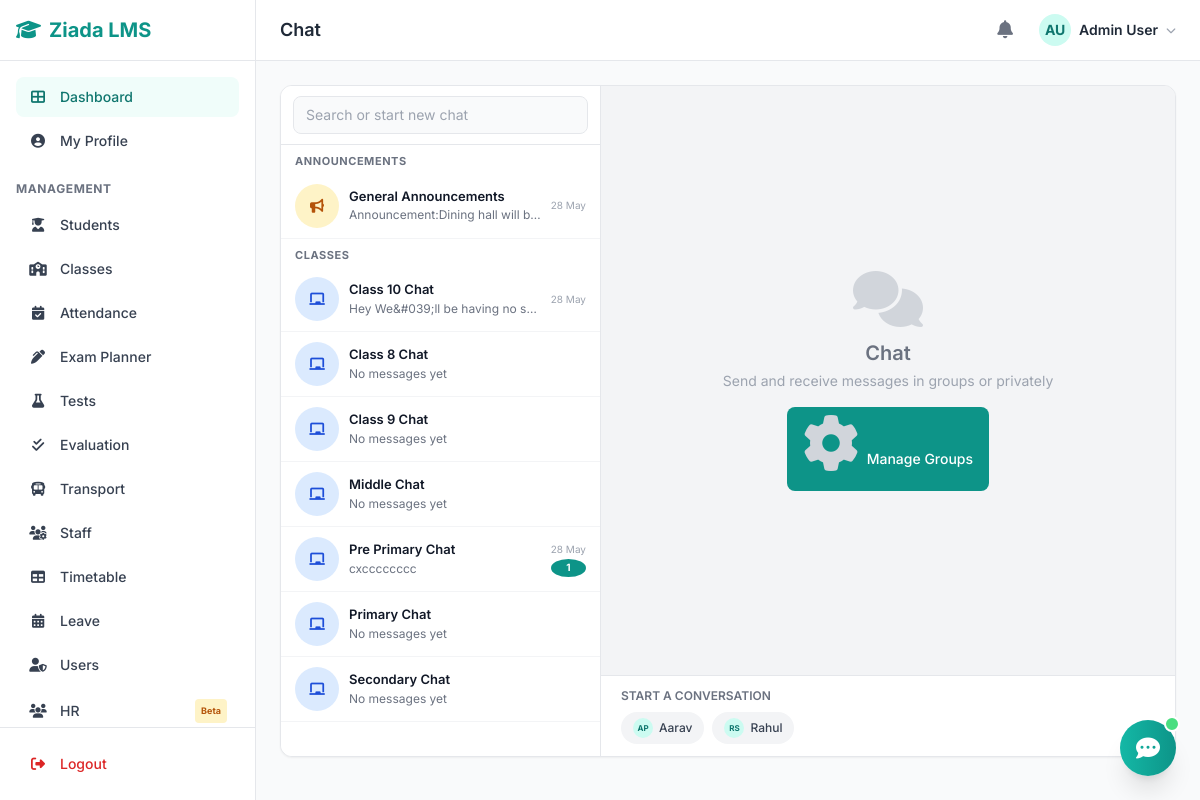
Screenshot of /modules/chat/index.php (signed in) with the database file from the repository.
### tables this page shows
CREATE TABLE `users` (
  `id` int(11) NOT NULL,
  `username` varchar(50) NOT NULL,
  `email` varchar(100) NOT NULL,
  `password` varchar(255) NOT NULL,
  `full_name` varchar(100) NOT NULL,
  `phone` varchar(20) DEFAULT NULL,
  `role` enum('admin','teacher','student') NOT NULL DEFAULT 'student',
  `avatar` varchar(255) DEFAULT NULL,
  `is_active` tinyint(1) DEFAULT 1,
  `created_at` timestamp NOT NULL DEFAULT current_timestamp(),
  `updated_at` timestamp NOT NULL DEFAULT current_timestamp() ON UPDATE current_timestamp()
);

CREATE TABLE `chat_groups` (
  `id` int(11) NOT NULL,
  `name` varchar(200) NOT NULL,
  `type` enum('general','class','club') NOT NULL DEFAULT 'general',
  `class_id` int(11) DEFAULT NULL,
  `description` text DEFAULT NULL,
  `avatar` varchar(255) DEFAULT NULL,
  `created_by` int(11) NOT NULL,
  `is_reply_allowed` tinyint(1) DEFAULT 1,
  `is_active` tinyint(1) DEFAULT 1,
  `created_at` datetime DEFAULT current_timestamp()
);

### config/database.php (called while the page is built, shortened)
<?php
function db_connect() {
    $conn = new mysqli(DB_HOST, DB_USER, DB_PASS, DB_NAME);
    $conn->set_charset("utf8mb4");
    return $conn;
}
function db_query($sql, $params = []) {
    $conn = db_connect();
    if (!empty($params)) {
        $stmt = $conn->prepare($sql);
        if ($stmt) {
            $types = '';
            foreach ($params as $p) {
                if (is_int($p)) $types .= 'i';
                elseif (is_double($p)) $types .= 'd';
                else $types .= 's';
            }
            $stmt->bind_param($types, ...$params);
            $stmt->execute();
            $result = $stmt->get_result();
            return $result;
        }
    }
    $result = $conn->query($sql);
    return $result;
}
function db_get_row($sql, $params = []) {
    $result = db_query($sql, $params);
    return $result ? $result->fetch_assoc() : null;
}
function db_get_all($sql, $params = []) {
    $result = db_query($sql, $params);
    return $result ? $result->fetch_all(MYSQLI_ASSOC) : [];
}

### includes/session.php (called while the page is built, shortened)
<?php
require_once __DIR__ . '/../config/database.php';
function get_user_id() {
    return $_SESSION['user_id'] ?? null;
}
function has_role(...$roles) {
    foreach ($roles as $role) {
        if (isset($_SESSION['user_role']) && $_SESSION['user_role'] === $role) return true;
    }
    return false;
}

### modules/chat/index.php (the view, shortened to what this page needs)
<?php
require_once __DIR__ . '/../../includes/session.php';
require_once __DIR__ . '/../../includes/functions.php';
$user_id = get_user_id();
$user_role = get_user_role();
$allowed_teacher_ids = [];
$tab = $_GET['tab'] ?? 'chat';
$already_member = db_get_row("SELECT id FROM chat_group_members WHERE user_id=? LIMIT 1", [$user_id]);
if (!$already_member || has_role('admin')) {
    if (has_role('admin')) {
        $all_groups_for_admin = db_get_all("SELECT id FROM chat_groups WHERE is_active=1");
    }
}
$my_groups = [];
if (has_role('admin', 'teacher')) {
    $my_groups = db_get_all("SELECT cg.*,
        (SELECT cm.message FROM chat_messages cm WHERE cm.group_id=cg.id ORDER BY cm.created_at DESC LIMIT 1) as last_msg,
        (SELECT cm.created_at FROM chat_messages cm WHERE cm.group_id=cg.id ORDER BY cm.created_at DESC LIMIT 1) as last_time,
        (SELECT COUNT(*) FROM chat_messages cm WHERE cm.group_id=cg.id AND cm.sender_id!=? AND cm.is_read=0) as unread
        FROM chat_groups cg WHERE cg.is_active=1 ORDER BY cg.type, cg.name", [$user_id]);
}
if (has_role('student')) {
    if (!empty($allowed_teacher_ids)) {
        $ph = implode(',', array_fill(0, count($allowed_teacher_ids), '?'));
        $all_users = db_get_all("SELECT id, full_name, role FROM users WHERE id IN ($ph) AND is_active=1 ORDER BY full_name", $allowed_teacher_ids);
    } else {
        $all_users = [];
    }
} else {
    $all_users = db_get_all("SELECT id, full_name, role FROM users WHERE id!=? AND is_active=1 ORDER BY full_name", [$user_id]);
}
$active_group = (int)($_GET['group'] ?? 0);
$active_dm = (int)($_GET['dm'] ?? 0);
$messages = [];
$header_map = ['student' => 'student-header.php', 'parent' => 'parent-header.php'];
include __DIR__ . '/../../includes/' . ($header_map[$user_role] ?? 'header.php');
?>
<link rel="stylesheet" href="<?= BASE_URL ?>/assets/css/chat.css">
<?php if ($tab === 'groups'): ?>
    <?php include __DIR__ . '/_groups.php'; ?>
<?php else: ?>
<div class="chat-layout max-w-7xl mx-auto rounded-xl border border-gray-200 overflow-hidden bg-white shadow-sm">
    <div class="chat-sidebar">
        <div class="chat-sidebar-search">
            <input type="text" id="chat-search" placeholder="Search or start new chat" class="w-full border border-gray-200 rounded-lg px-3 py-2 text-sm bg-gray-50 focus:bg-white focus:ring-2 focus:ring-teal-500 outline-none">
        </div>
        <div class="chat-sidebar-list" id="conversation-list">
            <?php $general_groups = array_filter($my_groups, fn($g) => $g['type'] === 'general'); ?>
            <?php if (!empty($general_groups)): ?>
            <div class="chat-section-header">Announcements</div>
            <?php foreach ($general_groups as $g): ?>
                <a href="?group=<?= $g['id'] ?>" class="chat-convo-item <?= $active_group == $g['id'] ? 'active' : '' ?>" data-name="<?= sanitize(strtolower($g['name'])) ?>">
                    <div class="chat-convo-avatar bg-amber-100 text-amber-700"><i class="fas fa-bullhorn"></i></div>
                    <div class="chat-convo-info">
                        <div class="chat-convo-name"><?= sanitize($g['name']) ?></div>
                        <div class="chat-convo-preview"><?= sanitize($g['last_msg'] ?? 'No messages yet') ?></div>
                    </div>
                    <div class="chat-convo-meta">
                        <div class="chat-convo-time"><?= $g['last_time'] ? time_ago($g['last_time']) : '' ?></div>
                    </div>
                </a>
            <?php endforeach; ?>
            <?php endif; ?>
            <?php $class_groups = array_filter($my_groups, fn($g) => $g['type'] === 'class'); ?>
            <?php if (!empty($class_groups)): ?>
            <div class="chat-section-header">Classes</div>
            <?php foreach ($class_groups as $g): ?>
                <a href="?group=<?= $g['id'] ?>" class="chat-convo-item <?= $active_group == $g['id'] ? 'active' : '' ?>" data-name="<?= sanitize(strtolower($g['name'])) ?>">
                    <div class="chat-convo-avatar bg-blue-100 text-blue-700"><i class="fas fa-chalkboard"></i></div>
                    <div class="chat-convo-info">
                        <div class="chat-convo-name"><?= sanitize($g['name']) ?></div>
                        <div class="chat-convo-preview"><?= sanitize($g['last_msg'] ?? 'No messages yet') ?></div>
                    </div>
                    <div class="chat-convo-meta">
                        <div class="chat-convo-time"><?= $g['last_time'] ? time_ago($g['last_time']) : '' ?></div>
                        <?php if (($g['unread'] ?? 0) > 0): ?>
                        <div class="chat-convo-badge"><?= min($g['unread'], 99) ?></div>
                        <?php endif; ?>
                    </div>
                </a>
            <?php endforeach; ?>
            <?php endif; ?>
        </div>
    </div>
    <div class="chat-main">
        <?php if ($active_group): ?>
            <?php
            $can_reply = $active_group_data['is_reply_allowed'] || has_role('admin', 'teacher');
            $header_icon = $active_group_data['type'] == 'general' ? 'bg-amber-100 text-amber-700 fa-bullhorn' : ($active_group_data['type'] == 'class' ? 'bg-blue-100 text-blue-700 fa-chalkboard' : 'bg-purple-100 text-purple-700 fa-futbol');
            $member_count = db_get_row("SELECT COUNT(*) as c FROM chat_group_members WHERE group_id=?", [$active_group])['c'];
            ?>
            <div class="chat-header">
                <div class="chat-header-avatar <?= explode(' ', $header_icon)[0] . ' ' . explode(' ', $header_icon)[1] ?>"><i class="fas <?= explode(' ', $header_icon)[2] ?>"></i></div>
                <div class="chat-header-info">
                    <div class="chat-header-name"><?= sanitize($active_group_data['name']) ?></div>
                    <div class="chat-header-meta"><?= $member_count ?> members</div>
                </div>
            </div>
            <div class="chat-messages" id="chat-messages">
                <?php if (empty($messages)): ?>
                <div class="chat-empty">
                    <i class="fas fa-comment-dots"></i>
                    <p class="text-sm mt-2">No messages yet</p>
                </div>
                <?php else: ?>
                <?php
                $last_date = '';
                foreach ($messages as $msg):
                    $msg_date = date('Y-m-d', strtotime($msg['created_at']));
                    $is_mine = $msg['sender_id'] == $user_id;
                ?>
                    <?php if ($msg_date != $last_date): $last_date = $msg_date; ?>
                    <div class="chat-date-divider"><span><?= date('d M Y', strtotime($msg['created_at'])) ?></span></div>
                    <?php endif; ?>
                    <div class="chat-msg <?= $is_mine ? 'sent' : 'received' ?>">
                        <?php if (!$is_mine): ?><div class="text-[10px] font-semibold mb-0.5 opacity-70"><?= sanitize($msg['sender_name']) ?></div><?php endif; ?>
                        <div><?= sanitize($msg['message']) ?></div>
                        <div class="msg-time">
                            <?= date('h:i A', strtotime($msg['created_at'])) ?>
                            <?php if ($is_mine): ?><span class="msg-read"><i class="fas fa-check<?= $msg['is_read'] ? '-double' : '' ?>"></i></span><?php endif; ?>
                        </div>
                    </div>
                <?php endforeach; ?>
                <?php endif; ?>
            </div>
            <div class="chat-reply">
                <?php if ($can_reply): ?>
                <form method="POST">
                    <input type="hidden" name="action" value="send_group">
                    <input type="hidden" name="group_id" value="<?= $active_group ?>">
                    <input type="text" name="message" required placeholder="Type a message..." autocomplete="off">
                    <button type="submit"><i class="fas fa-paper-plane"></i></button>
                </form>
                <?php else: ?>
                <div class="chat-reply-disabled"><i class="fas fa-lock mr-1"></i> Announcements — replies are disabled</div>
                <?php endif; ?>
            </div>
        <?php else: ?>
            <div class="chat-empty">
                <i class="fas fa-comments text-6xl text-gray-300 mb-4"></i>
                <h3 class="text-xl font-semibold text-gray-500 mb-1">Chat</h3>
                <p class="text-sm text-gray-400 mb-4">Send and receive messages in groups or privately</p>
                <div class="flex gap-2">
                    <?php if (has_role('admin')): ?>
                    <a href="?tab=groups" class="bg-teal-600 text-white px-4 py-2 rounded-lg text-sm font-medium hover:bg-teal-700 transition"><i class="fas fa-cog mr-1"></i> Manage Groups</a>
                    <?php endif; ?>
                </div>
            </div>
            <div class="border-t border-gray-200 px-5 py-3 bg-white">
                <p class="text-xs font-semibold text-gray-500 uppercase mb-2">Start a conversation</p>
                <div class="flex flex-wrap gap-2">
                    <?php foreach ($all_users as $u): ?>
                    <a href="?dm=<?= $u['id'] ?>" class="inline-flex items-center gap-1.5 px-3 py-1.5 bg-gray-100 hover:bg-teal-50 rounded-full text-xs font-medium text-gray-700 hover:text-teal-700 transition">
                        <span class="w-5 h-5 rounded-full bg-teal-100 flex items-center justify-center text-[8px] font-bold text-teal-700"><?= get_avatar($u['full_name']) ?></span>
                        <?= sanitize(explode(' ', $u['full_name'])[0]) ?>
                    </a>
                    <?php endforeach; ?>
                </div>
            </div>
        <?php endif; ?>
    </div>
</div>
<?php endif; ?>
<?php
$footer_map = ['student' => 'student-footer.php', 'parent' => 'parent-footer.php'];
include __DIR__ . '/../../includes/' . ($footer_map[$user_role] ?? 'footer.php');
?>

### includes/functions.php (shortened to what this page needs)
<?php
function sanitize($input) {
    return htmlspecialchars(strip_tags(trim($input)), ENT_QUOTES, 'UTF-8');
}
function time_ago($datetime) {
    $time = strtotime($datetime);
    $diff = time() - $time;
    return date('d M', $time);
}
function get_avatar($name, $photo = null, $subdir = 'avatars') {
    $initials = '';
    $parts = explode(' ', $name);
    foreach ($parts as $p) $initials .= strtoupper($p[0] ?? '');
    return substr($initials, 0, 2);
}
function user_avatar_html($user, $size = 'w-8 h-8', $text_size = 'text-sm') {
    $initial = get_avatar($user['full_name'] ?? 'U');
    return '<div class="' . $size . ' rounded-full bg-teal-100 flex items-center justify-center ' . $text_size . ' font-bold text-teal-700">' . $initial . '</div>';
}

### rows the page displays
users: full_name "AU"
chat_groups: name "General Announcements", last_msg "Announcement:Dining hall will b…", last_time "28 May"
chat_groups: name "Class 10 Chat", last_msg "Hey We&#039;ll be having no s…", last_time "28 May"
chat_groups: name "Class 8 Chat", last_msg "No messages yet"
chat_groups: name "Class 9 Chat", last_msg "No messages yet"
chat_groups: name "Middle Chat", last_msg "No messages yet"
chat_groups: name "Pre Primary Chat", last_msg "cxcccccccc", last_time "28 May", min($g['unread'], 99) "1"
chat_groups: name "Primary Chat", last_msg "No messages yet"
chat_groups: name "Secondary Chat", last_msg "No messages yet"
users: full_name "AP", full_name "Aarav"
users: full_name "RS", full_name "Rahul"

### other values shown
$page_title "Chat"
get_user_name() "Admin User"
